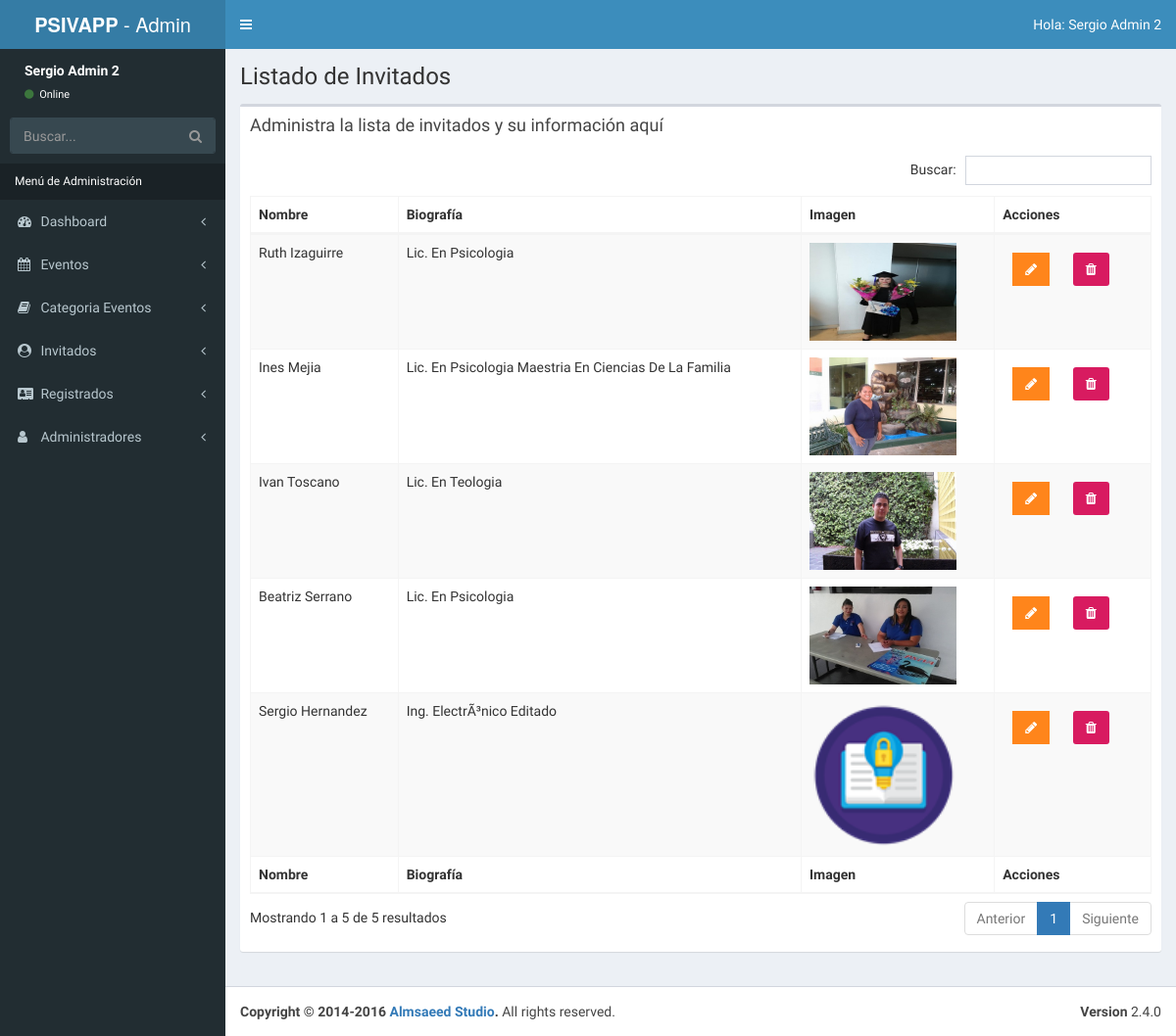
The page /admin/lista-invitados.php (signed in) on the database its author committed.
### tables this page shows
CREATE TABLE `invitados` (
  `invitado_id` tinyint(4) NOT NULL AUTO_INCREMENT,
  `nombre_invitado` varchar(30) NOT NULL,
  `apellido_invitado` varchar(30) NOT NULL,
  `descripcion` text NOT NULL,
  `url_imagen` varchar(50) NOT NULL,
  PRIMARY KEY (`invitado_id`)
);

### admin/lista-invitados.php (the view, shortened to what this page needs)
<?php
        include_once 'funciones/funciones.php';
        include_once 'templates/header.php';
        include_once 'templates/barra.php';
        include_once 'templates/navegacion.php';
?>
  <div class="content-wrapper">
    <section class="content-header">
          <h1>
            Listado de Invitados
          </h1>
    </section>
    <section class="content">
      <div class="row">
        <div class="col-xs-12">
          <div class="box">
            <div class="box-header">
              <h3 class="box-title">Administra la lista de invitados y su información aquí</h3>
            </div>
            <div class="box-body">
              <table id="registros" class="table table-bordered table-striped">
                <thead>
                <tr>
                  <th>Nombre</th>
                  <th>Biografía</th>
                  <th>Imagen</th>
                  <th>Acciones</th>
                </tr>
                </thead>
                <tbody>
                        <?php
                            try {
                                $sql = "SELECT * FROM invitados";
                                $resultado = $conn->query($sql);
                            } catch (Exception $e) {
                                $error = $e->getMessage();
                                echo $error;
                            }
                            while($invitado = $resultado->fetch_assoc() ) { ?>
                                <tr>
                                    <td><?php echo $invitado['nombre_invitado'] . " " . $invitado['apellido_invitado'];  ?></td>
                                    <td><?php echo $invitado['descripcion']; ?></td>
                                    <td><img src="../img/invitados/<?php echo $invitado['url_imagen']; ?>" width="150"></td>
                                    <td>
                                        <a href="editar-invitado.php?id=<?php echo $invitado['invitado_id'] ?>" class="btn bg-orange btn-flat margin">
                                            <i class="fa fa-pencil"></i>
                                        </a>
                                        <a href="#" data-id="<?php echo $invitado['invitado_id'] ?>" data-tipo="invitado" class="btn bg-maroon bnt-flat margin borrar_registro">
                                            <i class="fa fa-trash"></i>
                                        </a>
                                    </td>
                                </tr>
                            <?php }  ?>
                </tbody>
                <tfoot>
                <tr>
                    <th>Nombre</th>
                    <th>Biografía</th>
                    <th>Imagen</th>
                    <th>Acciones</th>
                </tr>
                </tfoot>
              </table>
            </div>
          </div>
        </div>
      </div>
    </section>
  </div>
  <?php
          include_once 'templates/footer.php';
  ?>

### admin/templates/header.php (shortened to what this page needs)
<!DOCTYPE html>
<html>
<head>
  <link rel="stylesheet" href="css/bootstrap.min.css">
  <link rel="stylesheet" href="css/font-awesome.min.css">
  <link rel="stylesheet" href="css/ionicons.min.css">
  <link rel="stylesheet" href="css/dataTables.bootstrap.min.css">
  <link rel="stylesheet" href="css/bootstrap-datepicker.min.css">
  <link rel="stylesheet" href="css/select2.min.css">
  <link rel="stylesheet" href="css/bootstrap-timepicker.min.css">
  <link rel="stylesheet" href="css/fontawesome-iconpicker.min.css">
  <link rel="stylesheet" href="css/AdminLTE.min.css">
  <link rel="stylesheet" href="css/skins/_all-skins.min.css">
  <link rel="stylesheet" href="css/icheck.css">
  <link rel="stylesheet" href="css/sweetalert2.min.css">
  <link rel="stylesheet" href="css/morris.css">
  <link rel="stylesheet" href="css/admin.css">
</head>

### admin/templates/barra.php (shortened to what this page needs)
<body class="hold-transition skin-blue sidebar-mini">
<div class="wrapper">
  <header class="main-header">
    <a href="../index.php" class="logo">
      <span class="logo-lg"><b>PSIVAPP</b> - Admin</span>
    </a>
    <nav class="navbar navbar-static-top">
      <a href="#" class="sidebar-toggle" data-toggle="push-menu" role="button">
      </a>
      <div class="navbar-custom-menu">
        <ul class="nav navbar-nav">
          <li class="dropdown user user-menu">
            <a href="#" class="dropdown-toggle" data-toggle="dropdown">
              <span class="hidden-xs">Hola: <?php echo $_SESSION['nombre']; ?></span>
            </a>
          </li>
        </ul>
      </div>
    </nav>
  </header>

### admin/templates/navegacion.php (shortened to what this page needs)
<aside class="main-sidebar">
  <section class="sidebar">
    <div class="user-panel">
      <div class=" info">
        <p><?php echo $_SESSION['nombre']; ?></p>
        <a href="#"><i class="fa fa-circle text-success"></i> Online</a>
      </div>
    </div>
    <form action="#" method="get" class="sidebar-form">
      <div class="input-group">
        <input type="text" name="q" class="form-control" placeholder="Buscar...">
        <span class="input-group-btn">
              <button type="submit" name="search" id="search-btn" class="btn btn-flat"><i class="fa fa-search"></i>
              </button>
            </span>
      </div>
    </form>
    <ul class="sidebar-menu" data-widget="tree">
      <li class="header">Menú de Administración</li>
      <li class="treeview">
        <a href="#">
          <i class="fa fa-dashboard"></i> <span>Dashboard</span>
          <span class="pull-right-container">
            <i class="fa fa-angle-left pull-right"></i>
          </span>
        </a>
      </li>
      <li class="treeview">
        <a href="#">
          <i class="fa fa-calendar"></i>
          <span>Eventos</span>
          <span class="pull-right-container">
            <i class="fa fa-angle-left pull-right"></i>
          </span>
        </a>
      </li>
      <li class="treeview">
        <a href="#">
          <i class="fa fa-book" aria-hidden="true"></i>
          <span>Categoria Eventos</span>
          <span class="pull-right-container">
            <i class="fa fa-angle-left pull-right"></i>
          </span>
        </a>
      </li>
      <li class="treeview">
        <a href="#">
          <i class="fa fa-user-circle" aria-hidden="true"></i>
          <span>Invitados</span>
          <span class="pull-right-container">
            <i class="fa fa-angle-left pull-right"></i>
          </span>
        </a>
      </li>
      <li class="treeview">
        <a href="#">
          <i class="fa fa-address-card" aria-hidden="true"></i>
          <span>Registrados</span>
          <span class="pull-right-container">
            <i class="fa fa-angle-left pull-right"></i>
          </span>
        </a>
      </li>
      <?php if($_SESSION['nivel'] == 1): ?>
      <li class="treeview">
        <a href="#">
          <i class="fa fa-user" aria-hidden="true"></i>
          <span>Administradores</span>
          <span class="pull-right-container">
            <i class="fa fa-angle-left pull-right"></i>
          </span>
        </a>
      </li>
    <?php endif; ?>
    </ul>
  </section>
</aside>

### admin/templates/footer.php (shortened to what this page needs)
<footer class="main-footer">
  <div class="pull-right hidden-xs">
    <b>Version</b> 2.4.0
  </div>
  <strong>Copyright &copy; 2014-2016 <a href="https://adminlte.io">Almsaeed Studio</a>.</strong> All rights
  reserved.
</footer>
</div>
</body>
</html>

### admin/css/admin.css (style rules this page uses)
.user-panel { height: 60px; }
.user-panel>.info { position: relative; left:auto; }
.skin-blue .sidebar-menu>li.header { color: white; }

### rows shown on the page
invitados: nombre_invitado "Ruth", apellido_invitado "Izaguirre", descripcion "Lic. En Psicologia", url_imagen (picture)
invitados: nombre_invitado "Ines", apellido_invitado "Mejia", descripcion "Lic. En Psicologia Maestria En Ciencias De La Familia", url_imagen (picture)
invitados: nombre_invitado "Ivan", apellido_invitado "Toscano", descripcion "Lic. En Teologia", url_imagen (picture)
invitados: nombre_invitado "Beatriz", apellido_invitado "Serrano", descripcion "Lic. En Psicologia", url_imagen (picture)
invitados: nombre_invitado "Sergio", apellido_invitado "Hernandez", descripcion "Ing. ElectrÃ³nico Editado", url_imagen (picture)

### other values the page prints
$_SESSION['nombre'] "Sergio Admin 2"
